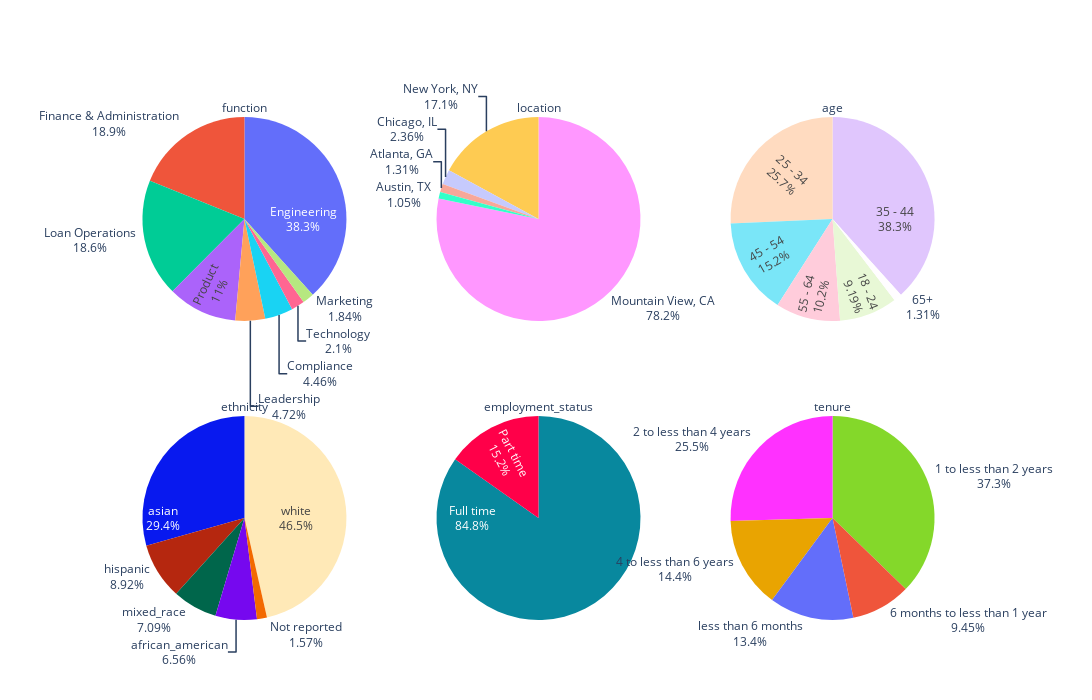

Here is the notebook cell this chart was saved with:
### Code cell
# Classic plotly - express has limited subplots
fig = plotly.subplots.make_subplots(rows=2,cols=3,specs=[[{'type':'pie'} for x in range(0,3)] for y in range(0,2)])

# Subplots for categorical variables
i = 0
for nm, dtp in zip(df.dtypes.index, df.dtypes):
    if str(dtp) == 'category':
        tmp = df.groupby(nm)['employee_id'].count()
        fig.add_trace(plotly.graph_objects.Pie(values=tmp, labels=tmp.index, textinfo='label+percent', insidetextorientation='radial', title=nm), col=i % 3 + 1, row=i//3+1)
        i+=1
fig.update_layout(height=700,width=1300,showlegend=False)
fig.show()

### Figure 1 — Plotly figure (JSON) as saved in the notebook; plotly's stock layout.template omitted (floating-point values rounded to 4 significant figures)
{"data": [{"domain": {"x": [0, 0.2889], "y": [0.575, 1]}, "insidetextorientation": "radial", "labels": ["Compliance", "Engineering", "Finance & Administration", "Leadership", "Loan Operations", "Marketing", "Product", "Technology"], "textinfo": "label+percent", "title": {"text": "function"}, "type": "pie", "values": [17, 146, 72, 18, 71, 7, 42, 8]}, {"domain": {"x": [0.3556, 0.6444], "y": [0.575, 1]}, "insidetextorientation": "radial", "labels": ["Atlanta, GA", "Austin, TX", "Chicago, IL", "Mountain View, CA", "New York, NY"], "textinfo": "label+percent", "title": {"text": "location"}, "type": "pie", "values": [5, 4, 9, 298, 65]}, {"domain": {"x": [0.7111, 1], "y": [0.575, 1]}, "insidetextorientation": "radial", "labels": ["18 - 24", "25 - 34", "35 - 44", "45 - 54", "55 - 64", "65+"], "textinfo": "label+percent", "title": {"text": "age"}, "type": "pie", "values": [35, 98, 146, 58, 39, 5]}, {"domain": {"x": [0, 0.2889], "y": [0, 0.425]}, "insidetextorientation": "radial", "labels": ["Not reported", "african_american", "asian", "hispanic", "mixed_race", "white"], "textinfo": "label+percent", "title": {"text": "ethnicity"}, "type": "pie", "values": [6, 25, 112, 34, 27, 177]}, {"domain": {"x": [0.3556, 0.6444], "y": [0, 0.425]}, "insidetextorientation": "radial", "labels": ["Full time", "Part time"], "textinfo": "label+percent", "title": {"text": "employment_status"}, "type": "pie", "values": [323, 58]}, {"domain": {"x": [0.7111, 1], "y": [0, 0.425]}, "insidetextorientation": "radial", "labels": ["1 to less than 2 years", "2 to less than 4 years", "4 to less than 6 years", "6 months to less than 1 year", "less than 6 months"], "textinfo": "label+percent", "title": {"text": "tenure"}, "type": "pie", "values": [142, 97, 55, 36, 51]}], "layout": {"height": 700, "showlegend": false, "width": 1300}}
